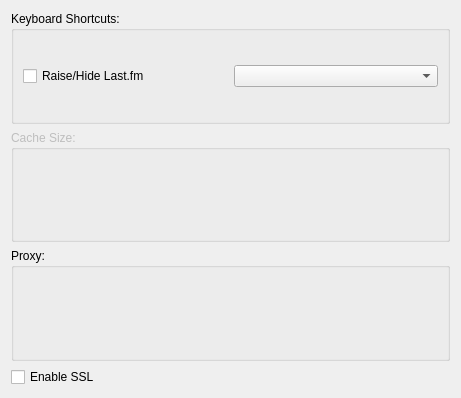
<?xml version="1.0" encoding="UTF-8"?>
<ui version="4.0">
 <class>AdvancedSettingsWidget</class>
 <widget class="QWidget" name="AdvancedSettingsWidget">
  <property name="geometry">
   <rect>
    <x>0</x>
    <y>0</y>
    <width>461</width>
    <height>398</height>
   </rect>
  </property>
  <property name="windowTitle">
   <string notr="true">Form</string>
  </property>
  <layout class="QVBoxLayout" name="verticalLayout">
   <item>
    <widget class="QGroupBox" name="shortcuts">
     <property name="title">
      <string>Keyboard Shortcuts:</string>
     </property>
     <layout class="QHBoxLayout" name="horizontalLayout">
      <item>
       <widget class="QCheckBox" name="open">
        <property name="enabled">
         <bool>true</bool>
        </property>
        <property name="text">
         <string>Raise/Hide Last.fm</string>
        </property>
       </widget>
      </item>
      <item>
       <widget class="ShortcutEdit" name="sce"/>
      </item>
     </layout>
    </widget>
   </item>
   <item>
    <widget class="QGroupBox" name="cache">
     <property name="enabled">
      <bool>false</bool>
     </property>
     <property name="title">
      <string>Cache Size:</string>
     </property>
    </widget>
   </item>
   <item>
    <widget class="QGroupBox" name="proxy">
     <property name="enabled">
      <bool>true</bool>
     </property>
     <property name="title">
      <string>Proxy:</string>
     </property>
     <layout class="QVBoxLayout" name="verticalLayout_2">
      <item>
       <widget class="unicorn::ProxyWidget" name="proxySettings" native="true"/>
      </item>
     </layout>
    </widget>
   </item>
   <item>
    <widget class="QCheckBox" name="ssl">
     <property name="text">
      <string>Enable SSL</string>
     </property>
    </widget>
   </item>
  </layout>
 </widget>
 <customwidgets>
  <customwidget>
   <class>unicorn::ProxyWidget</class>
   <extends>QWidget</extends>
   <header>lib/unicorn/widgets/ProxyWidget.h</header>
   <container>1</container>
  </customwidget>
  <customwidget>
   <class>ShortcutEdit</class>
   <extends>QComboBox</extends>
   <header>../Widgets/ShortcutEdit.h</header>
  </customwidget>
 </customwidgets>
 <resources/>
 <connections/>
</ui>
